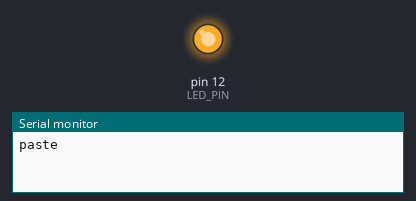
A sketch run on a simulated Arduino Uno, built with avr-gcc and run on an emulated ATmega328P. On the bench: output pins drawn as LEDs (lit = HIGH), the last lines printed to the serial monitor.

Above: at 0.15 s.
At 25.7 s:
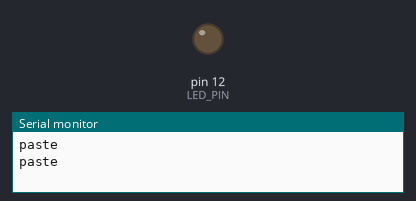
Timing chart, 0 to 27.0 s (numbered marks = the images above):
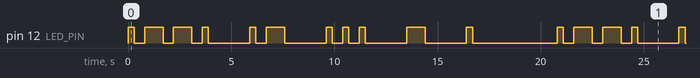

Measured:
- by itself, pin 12 (LED_PIN): moves between LOW and HIGH, repeating every 20.8 s
- by itself, everything shown: repeats every 20.8 s, in 22 steps

The sketch:

MorseCodeTranslator.ino
```cpp
#include "morseCodeTranslator.h"

const char* inputWord = "paste";

void setup() {
  pinMode(LED_PIN, OUTPUT); // initialize pin for LED
  Serial.begin(BAUD_RATE);  // initialize serial for the Serial Monitor
}

void loop() {
  Serial.println(inputWord); // print the word for confirmation

  for (int i = 0; i < strlen(inputWord); i++) {
    int* code = getMorseCode(inputWord[i]);
    if (code == NULL) {
      return;
    }
    convertLetterToLEDOutput(code);
  }

  delay(GAP_AFTER_WORD_IS_DISPLAYED);
}

// ****** FUNCTION DEFINITIONS ****** //
void convertLetterToLEDOutput(int code[]) {
  for (int i = 0; code[i] != 0; i++) {
    if (code[i] == DOT) {
      digitalWrite(LED_PIN, HIGH);
      delay(DOT);
    } else if (code[i] == DASH) {
      digitalWrite(LED_PIN, HIGH);
      delay(DASH);
    }
    digitalWrite(LED_PIN, LOW);
    delay(GAP_BETWEEN_MORSE_LETTERS);
  }
  digitalWrite(LED_PIN, LOW);
  delay(GAP_BETWEEN_ENGLISH_LETTERS);
}

int* getMorseCode(char letter) {
  if (letter >= 'A' && letter <= 'Z') {
    letter = letter + ('a' - 'A');
  }

  // O(N) runtime, could be optimized with binary search
  // since alphabet list is sorted
  for (int i = 0; i < NUM_LETTERS_ALPHABET; i++) {
    if (morseCodeTable[i].letter == letter) {
      return morseCodeTable[i].morseCodeList;
    }
  }

  return NULL;
}
```

morseCodeTranslator.h
```cpp
#define LED_PIN 12 // digital pin connected to output on Arduino Uno
#define BAUD_RATE 9600

// time in ms
#define DOT 300
#define DASH 900

// time in ms
#define GAP_BETWEEN_MORSE_LETTERS 500
#define GAP_BETWEEN_ENGLISH_LETTERS 1500
#define GAP_AFTER_WORD_IS_DISPLAYED 2100

// for code styling, may never change, who knows?
#define NUM_LETTERS_ALPHABET 26

struct morseCodePair {
  char letter;
  int morseCodeList[5];  // max 4 morse symbols + 1 sentinel (0)
} morseCodeTable[] = {
  {'a', {DOT, DASH, 0}},
  {'b', {DASH, DOT, DOT, DOT, 0}},
  {'c', {DASH, DOT, DASH, DOT, 0}},
  {'d', {DASH, DOT, DOT, 0}},
  {'e', {DOT, 0}},
  {'f', {DOT, DOT, DASH, DOT, 0}},
  {'g', {DASH, DASH, DOT, 0}},
  {'h', {DOT, DOT, DOT, DOT, 0}},
  {'i', {DOT, DOT, 0}},
  {'j', {DOT, DASH, DASH, DASH, 0}},
  {'k', {DASH, DOT, DASH, 0}},
  {'l', {DOT, DASH, DOT, DOT, 0}},
  {'m', {DASH, DASH, 0}},
  {'n', {DASH, DOT, 0}},
  {'o', {DASH, DASH, DASH, 0}},
  {'p', {DOT, DASH, DASH, DOT, 0}},
  {'q', {DASH, DASH, DOT, DASH, 0}},
  {'r', {DOT, DASH, DOT, 0}},
  {'s', {DOT, DOT, DOT, 0}},
  {'t', {DASH, 0}},
  {'u', {DOT, DOT, DASH, 0}},
  {'v', {DOT, DOT, DOT, DASH, 0}},
  {'w', {DOT, DASH, DASH, 0}},
  {'x', {DASH, DOT, DOT, DASH, 0}},
  {'y', {DASH, DOT, DASH, DASH, 0}},
  {'z', {DASH, DASH, DOT, DOT, 0}}
};

int* getMorseCode(char letter);
void convertLetterToLEDOutput(int code[]);
```
